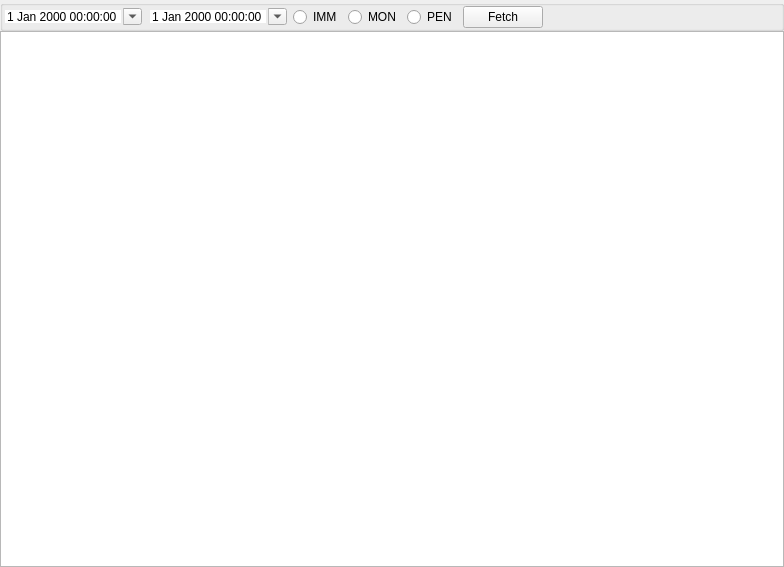
<?xml version="1.0" encoding="UTF-8"?>
<ui version="4.0">
 <class>StatementNodeWidget</class>
 <widget class="QWidget" name="StatementNodeWidget">
  <property name="geometry">
   <rect>
    <x>0</x>
    <y>0</y>
    <width>784</width>
    <height>567</height>
   </rect>
  </property>
  <property name="windowTitle">
   <string/>
  </property>
  <layout class="QGridLayout" name="gridLayout">
   <property name="leftMargin">
    <number>0</number>
   </property>
   <property name="topMargin">
    <number>0</number>
   </property>
   <property name="rightMargin">
    <number>0</number>
   </property>
   <property name="bottomMargin">
    <number>0</number>
   </property>
   <property name="spacing">
    <number>0</number>
   </property>
   <item row="0" column="0">
    <widget class="QGroupBox" name="tableGroup">
     <property name="sizePolicy">
      <sizepolicy hsizetype="Preferred" vsizetype="Preferred">
       <horstretch>0</horstretch>
       <verstretch>0</verstretch>
      </sizepolicy>
     </property>
     <property name="title">
      <string/>
     </property>
     <layout class="QHBoxLayout" name="horizontalLayout_2">
      <property name="spacing">
       <number>-1</number>
      </property>
      <property name="leftMargin">
       <number>0</number>
      </property>
      <property name="topMargin">
       <number>0</number>
      </property>
      <property name="rightMargin">
       <number>0</number>
      </property>
      <property name="bottomMargin">
       <number>0</number>
      </property>
      <item>
       <widget class="DateTimeEdit" name="start">
        <property name="frame">
         <bool>false</bool>
        </property>
        <property name="calendarPopup">
         <bool>true</bool>
        </property>
       </widget>
      </item>
      <item>
       <widget class="DateTimeEdit" name="end">
        <property name="frame">
         <bool>false</bool>
        </property>
        <property name="calendarPopup">
         <bool>true</bool>
        </property>
       </widget>
      </item>
      <item>
       <widget class="QRadioButton" name="rBtnIMM">
        <property name="text">
         <string>IMM</string>
        </property>
       </widget>
      </item>
      <item>
       <widget class="QRadioButton" name="rBtnMON">
        <property name="text">
         <string>MON</string>
        </property>
       </widget>
      </item>
      <item>
       <widget class="QRadioButton" name="rBtnPEN">
        <property name="text">
         <string>PEN</string>
        </property>
       </widget>
      </item>
      <item>
       <widget class="QPushButton" name="pBtnFetch">
        <property name="text">
         <string>Fetch</string>
        </property>
       </widget>
      </item>
      <item>
       <spacer name="horizontalSpacer_3">
        <property name="orientation">
         <enum>Qt::Orientation::Horizontal</enum>
        </property>
        <property name="sizeHint" stdset="0">
         <size>
          <width>516</width>
          <height>17</height>
         </size>
        </property>
       </spacer>
      </item>
     </layout>
    </widget>
   </item>
   <item row="1" column="0">
    <widget class="QTableView" name="tableView"/>
   </item>
  </layout>
 </widget>
 <customwidgets>
  <customwidget>
   <class>DateTimeEdit</class>
   <extends>QDateTimeEdit</extends>
   <header location="global">widget/datetimeedit.h</header>
  </customwidget>
 </customwidgets>
 <resources/>
 <connections/>
</ui>
